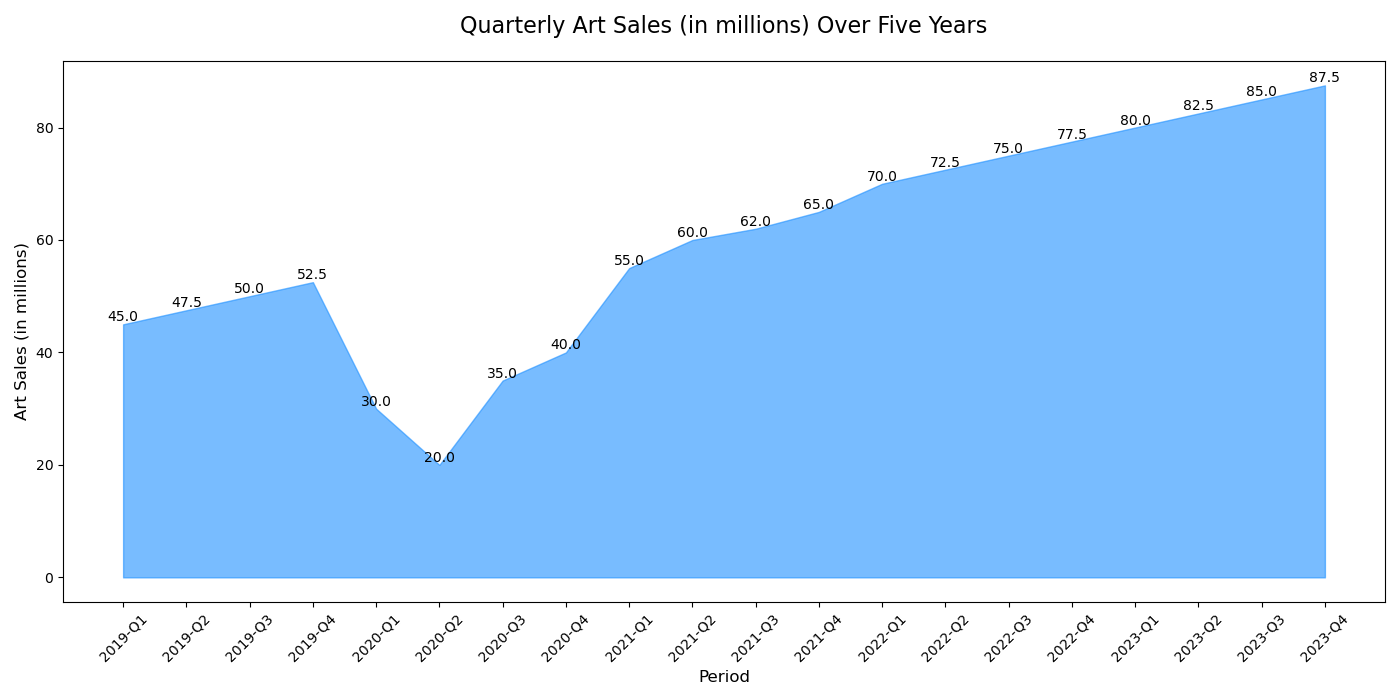

Reproduce this figure in Python.

import matplotlib.pyplot as plt
import pandas as pd

data = {
    'Year': [2019, 2019, 2019, 2019, 2020, 2020, 2020, 2020, 2021, 2021, 2021, 2021, 2022, 2022, 2022, 2022, 2023, 2023, 2023, 2023],
    'Quarter': ['Q1', 'Q2', 'Q3', 'Q4', 'Q1', 'Q2', 'Q3', 'Q4', 'Q1', 'Q2', 'Q3', 'Q4', 'Q1', 'Q2', 'Q3', 'Q4', 'Q1', 'Q2', 'Q3', 'Q4'],
    'Art Sales (in millions)': [45.0, 47.5, 50.0, 52.5, 30.0, 20.0, 35.0, 40.0, 55.0, 60.0, 62.0, 65.0, 70.0, 72.5, 75.0, 77.5, 80.0, 82.5, 85.0, 87.5]
}

df = pd.DataFrame(data)
df['Period'] = df['Year'].astype(str) + '-' + df['Quarter']

plt.figure(figsize=(14, 7))
plt.fill_between(df['Period'], df['Art Sales (in millions)'], color='#1E90FF', alpha=0.6)

for i in range(len(df)):
    plt.text(i, df['Art Sales (in millions)'][i], str(df['Art Sales (in millions)'][i]), ha='center', va='bottom')

plt.title('Quarterly Art Sales (in millions) Over Five Years', fontsize=16, pad=20)
plt.xlabel('Period', fontsize=12)
plt.ylabel('Art Sales (in millions)', fontsize=12)
plt.xticks(rotation=45)
plt.tight_layout()

plt.savefig('Art_Sales_Area_Chart.png')
plt.show()
